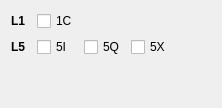
     <widget class="QWidget" name="tabSBAS">
      <property name="sizePolicy">
       <sizepolicy hsizetype="Preferred" vsizetype="Preferred">
        <horstretch>0</horstretch>
        <verstretch>0</verstretch>
       </sizepolicy>
      </property>
      <attribute name="title">
       <string>SBAS</string>
      </attribute>
      <layout class="QGridLayout" name="gridLayout_10" columnstretch="0,0,0,0,0">
       <item row="2" column="0">
        <spacer name="verticalSpacer_7">
         <property name="orientation">
          <enum>Qt::Vertical</enum>
         </property>
         <property name="sizeHint" stdset="0">
          <size>
           <width>20</width>
           <height>40</height>
          </size>
         </property>
        </spacer>
       </item>
       <item row="1" column="3">
        <widget class="QCheckBox" name="S26">
         <property name="toolTip">
          <string>I+Q</string>
         </property>
         <property name="text">
          <string>5X</string>
         </property>
         <property name="checked">
          <bool>false</bool>
         </property>
        </widget>
       </item>
       <item row="0" column="0">
        <widget class="QLabel" name="SBAS_L1">
         <property name="font">
          <font>
           <bold>true</bold>
          </font>
         </property>
         <property name="text">
          <string>L1</string>
         </property>
        </widget>
       </item>
       <item row="0" column="1">
        <widget class="QCheckBox" name="S01">
         <property name="toolTip">
          <string>C/A</string>
         </property>
         <property name="text">
          <string>1C</string>
         </property>
         <property name="checked">
          <bool>false</bool>
         </property>
        </widget>
       </item>
       <item row="1" column="0">
        <widget class="QLabel" name="SBAS_L5">
         <property name="font">
          <font>
           <bold>true</bold>
          </font>
         </property>
         <property name="text">
          <string>L5</string>
         </property>
        </widget>
       </item>
       <item row="1" column="1">
        <widget class="QCheckBox" name="S24">
         <property name="toolTip">
          <string>I</string>
         </property>
         <property name="text">
          <string>5I</string>
         </property>
         <property name="checked">
          <bool>false</bool>
         </property>
        </widget>
       </item>
       <item row="1" column="2">
        <widget class="QCheckBox" name="S25">
         <property name="toolTip">
          <string>Q</string>
         </property>
         <property name="text">
          <string>5Q</string>
         </property>
         <property name="checked">
          <bool>false</bool>
         </property>
        </widget>
       </item>
       <item row="1" column="4">
        <spacer name="horizontalSpacer_2">
         <property name="orientation">
          <enum>Qt::Horizontal</enum>
         </property>
         <property name="sizeHint" stdset="0">
          <size>
           <width>40</width>
           <height>20</height>
          </size>
         </property>
        </spacer>
       </item>
      </layout>
     </widget>
